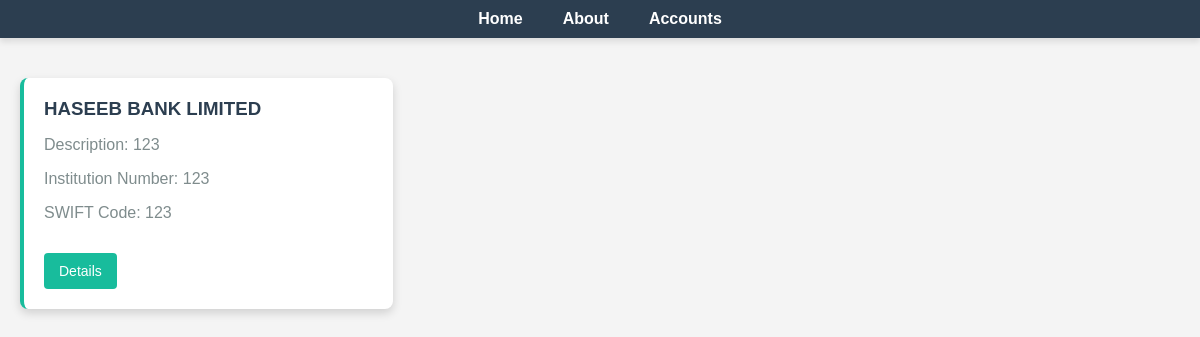
The page / on the database its author committed.
### Bank/models.py (models this page shows)
class Bank(models.Model):
    name = models.CharField(max_length=100)
    description = models.TextField()
    inst_num = models.CharField(max_length=100)
    swift_code = models.CharField(max_length=100)
    owner = models.ForeignKey(User, on_delete=models.CASCADE, related_name='banks')

### Bank/views.py (the view)
# urls.py: path('', views.index, name='index'),
def index(request):
 banks=Bank.objects.all()
 return render(request,'index.html',{'banks':banks})

### templates/index.html (shortened to what this page needs)
<!DOCTYPE html>
<html lang="en">
<head>
</head>
<body>
    <nav class="navbar">
        <ul class="navbar-list">
            <li><a href="{% url 'Bank:index' %}">Home</a></li>
            <li><a href="{% url 'Bank:about' %}">About</a></li>
            <li><a href="{% url 'Bank:Accounts' %}">Accounts</a></li>
        </ul>
    </nav>
    <div class="card-list">
        {% for bank in banks %}
        <div class="card">
            <h3>{{ bank.name }}</h3>
            <p>Description: {{ bank.description }}</p>
            <p>Institution Number: {{ bank.inst_num }}</p>
            <p>SWIFT Code: {{ bank.swift_code }}</p>
            <a href="{% url 'Bank:branch_view' bank.id %}" class="details-btn">Details</a>
        </div>
        {% empty %}
            <p>No bank information available.</p>
        {% endfor %}
    </div>
</body>
</html>

### templates/index.html (style rules this page uses)
body { font-family: Arial, sans-serif; margin: 0; padding: 0; background-color: #f4f4f4; }
.navbar { background-color: #2c3e50; padding: 10px 0; box-shadow: 0 4px 6px rgba(0, 0, 0, 0.1); }
.navbar-list { list-style: none; padding: 0; display: flex; justify-content: center; margin: 0; }
.navbar-list li { margin: 0 20px; }
.navbar-list a { color: white; text-decoration: none; font-weight: bold; transition: color 0.3s ease; }
.card-list { display: grid; grid-template-columns: repeat(auto-fill, minmax(300px, 1fr)); gap: 20px; padding: 40px 20px; }
.card { background-color: white; padding: 20px; border-radius: 8px; box-shadow: 0 4px 10px rgba(0, 0, 0, 0.15); transition: box-shadow 0.3s ease; border-left: 4px solid #18bc9c; }
.card h3 { margin: 0; color: #2c3e50; }
.card p { color: #7f8c8d; }
.details-btn { background-color: #18bc9c; color: white; border: none; padding: 10px 15px; border-radius: 4px; cursor: pointer; text-decoration: none; font-size: 14px; transition: background-color 0.3s ease; display: inline-block; margin-top: 15px; }

### rows shown on the page
Bank: name "HASEEB BANK LIMITED", description "123", inst_num "123", swift_code "123"
